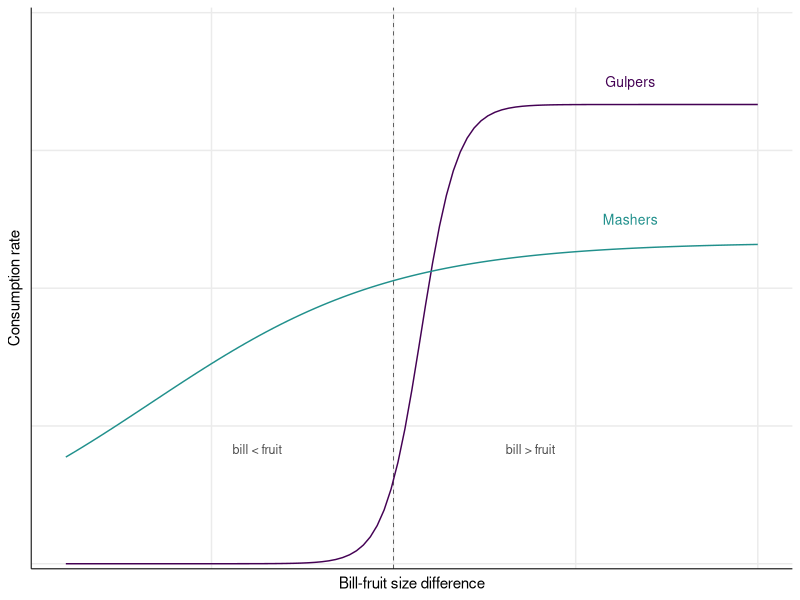
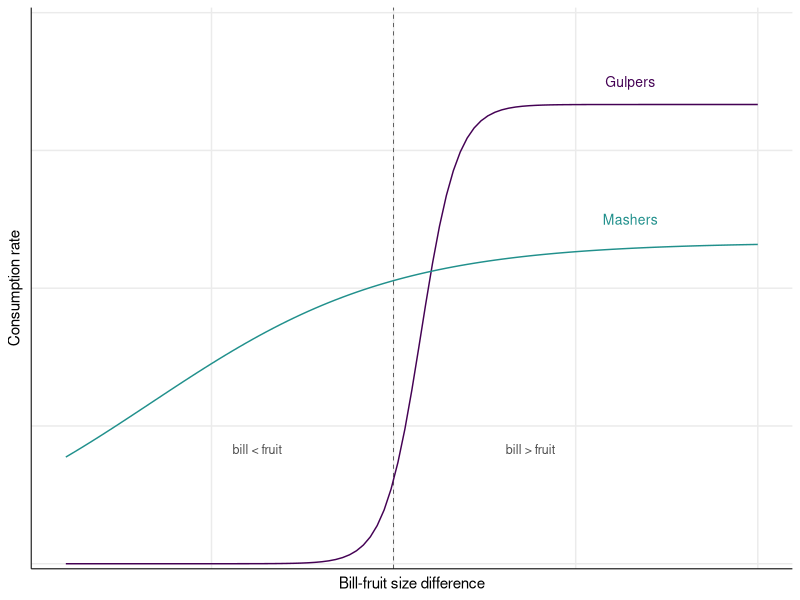

Generate these figures, in order, with R:
library(tidyverse)
library(viridis)
theme_set(theme_classic())

nice_theme <- function() {
  theme(
    panel.border = element_blank(),
    panel.grid.minor = element_blank(),
    panel.grid.major =  element_line(),

    axis.line = element_line(linewidth = 0.35),

    axis.text = element_text(size = 9),
    axis.title = element_text(size = 11),

    strip.text = element_text(size = 11),
    strip.background = element_rect(fill = "white", color = "white")
  )
}

dtext <- data.frame(
  x = c(1.3, 1.3),
  y = c(1.05, 0.75),
  name = c("Gulpers", "Mashers")
)

dtext2 <- data.frame(
  x = c(0.75, -0.75),
  y = c(0.25, 0.25),
  name = c("bill > fruit", "bill < fruit")
)

ggplot() +
  geom_vline(xintercept = 0, linewidth = 0.2, linetype = "dashed") +
  geom_function(fun = function(x) plogis(-1.5 + 10 * x), xlim = c(-1.8, 2),
                color = viridis(1)) +
  geom_function(fun = function(x) plogis(2 + 1.5 * x) * 0.7, xlim = c(-1.8, 2),
                color = viridis(1, begin = 0.5)) +
  geom_text(data = dtext, mapping = aes(x, y, label = name, color = name),
            size = 10 /.pt) +
  scale_color_viridis(discrete = TRUE, end = 0.5) +
  geom_text(data = dtext2, mapping = aes(x, y, label = name), alpha = 0.7,
            size = 9 /.pt) +
  scale_y_continuous(limits = c(0, 1.2), expand = c(0.005, 0.005)) +
  nice_theme() +
  theme(legend.position = "none",
        axis.text = element_blank(),
        axis.ticks = element_blank()) +
  ylab("Consumption rate") +
  xlab("Bill-fruit size difference")

ggsave("figures/expected_curves.tiff",
       width = 945, height = round(945 * 0.85), units = "px",
       dpi = 300)

# Width: 945 (single column), 1476 (1.5 column) or 1961 (double column) pixels
# (at 300 dpi). Resolution: 300-600 dpi.
# Size: <50 MB (for exceptions on file size, see below).
